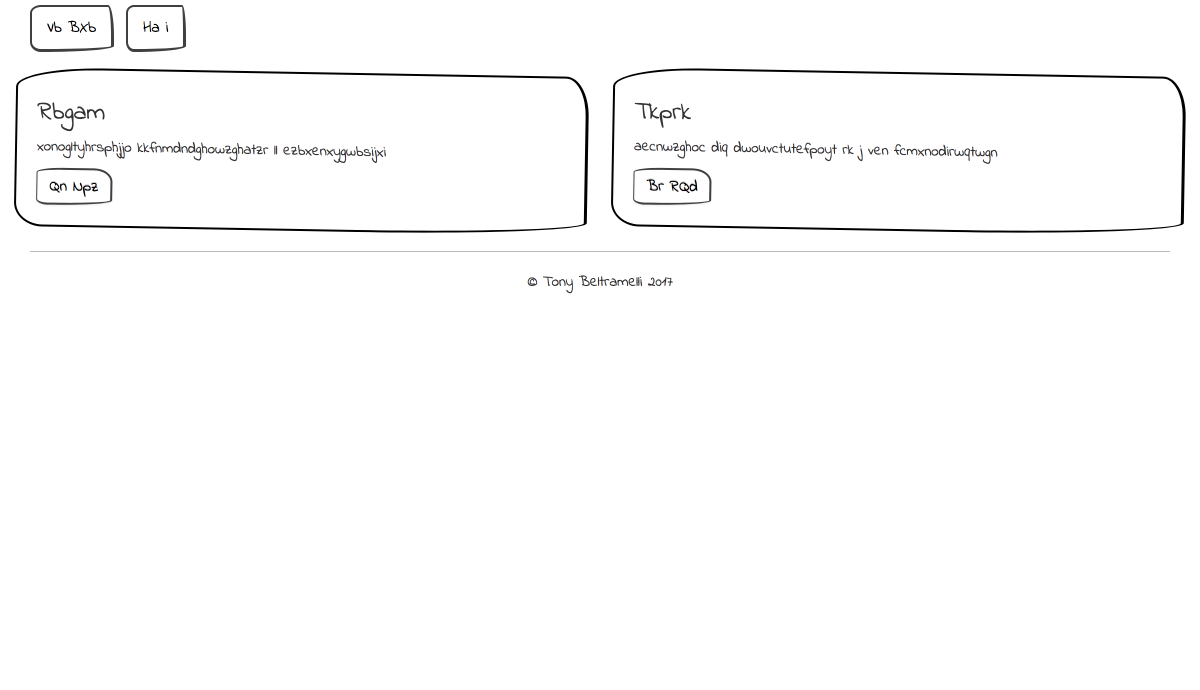
#> input picture media/01B6145F-B88B-4FF8-B7D7-BB8A321EDA85.png, 2400 x 1380 px (shown at 1/2 size)
$ python -i image_processing.py   (imports and definitions only)
#> lines starting #> are read from the running program, lines starting #| are printed output that depends on the picture; after the words box and inside, x2 and y2 are one past the last pixel; in counts of white or black regions, pixels touching at a corner belong together
import cv2
import pytesseract
import numpy as np

def process_image(image_path, canvas_width=1000, canvas_height=800):
#> called with canvas_width = 1000, canvas_height = 800
    img = cv2.imread(image_path)
#> img is the input picture: shape (1380, 2400, 3); mean B, G, R 251.8, 251.8, 251.8
    gray = cv2.cvtColor(img, cv2.COLOR_BGR2GRAY)
    blurred = cv2.GaussianBlur(gray, (5, 5), 0)
    edged = cv2.Canny(blurred, 50, 200)
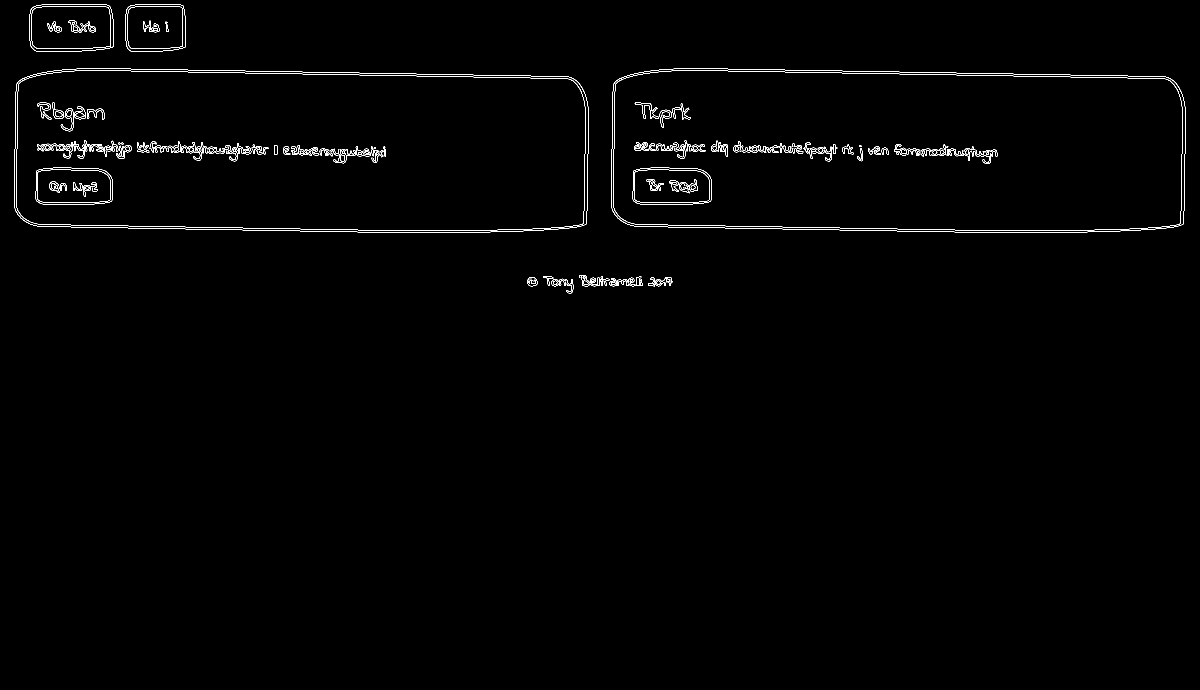
#> edged: shape (1380, 2400) (shown at 1/2 size); 0.83% white in thin lines or dots, all inside (x1, y1, x2, y2) = (28, 9, 2372, 587)

    _, thresh = cv2.threshold(gray, 0, 255, cv2.THRESH_BINARY_INV + cv2.THRESH_OTSU)
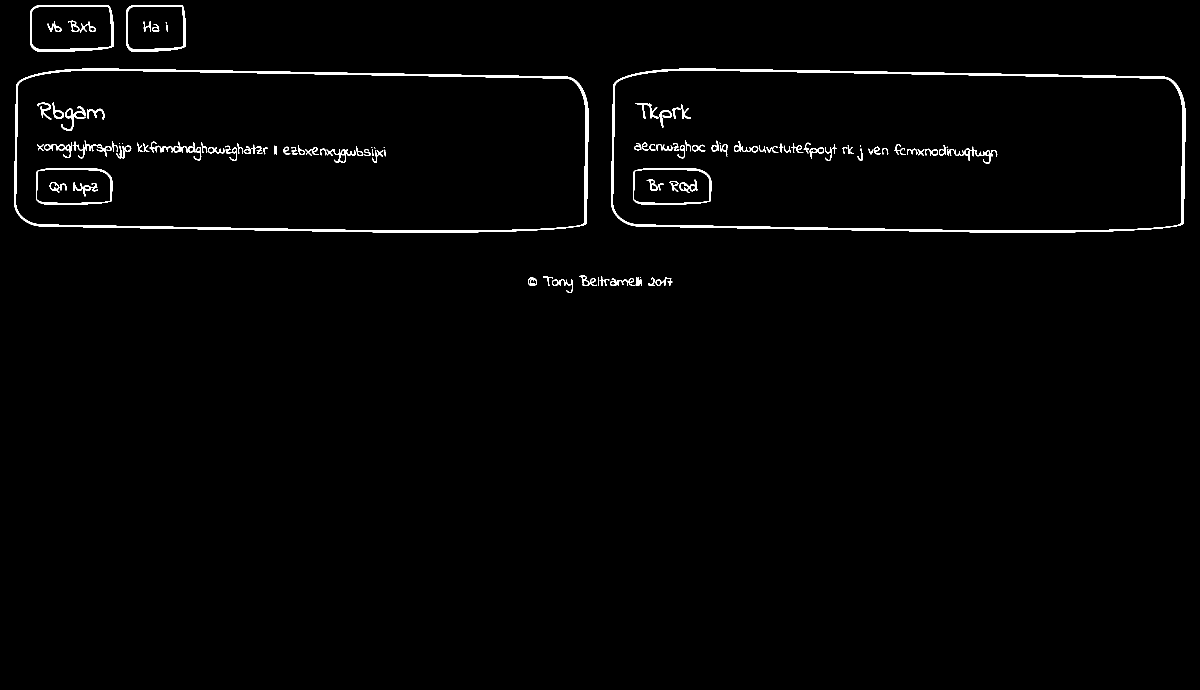
#> thresh: shape (1380, 2400) (shown at 1/2 size); 1.3% white; 157 white regions (10 under 20 px)
    contours, _ = cv2.findContours(thresh, cv2.RETR_EXTERNAL, cv2.CHAIN_APPROX_SIMPLE)
#> contours = 24 contours, 5 with area under 20; largest, box (x1, y1, x2, y2) and area: (1222, 137, 2371, 465) 357947, (28, 137, 1177, 465) 357947, (60, 10, 228, 104) 14836, (252, 10, 372, 104) 10588, (1056, 555, 1074, 572) 230

    elements = []

    img_h, img_w = img.shape[:2]  # Get original image dimensions
#> img_h = 1380; img_w = 2400

    # Detect the contours of the text box
    for cnt in contours:
        x, y, w, h = cv2.boundingRect(cnt)

        # Check if the contour is a text box
        if h > 50 and w > 200:  # adjust these values to match your text box size
            # Crop the image to get the text box region
            text_box_region = gray[y:y+h, x:x+w]

            # Apply the button detection algorithm to this region
            buttons = []
            contours, _ = cv2.findContours(text_box_region, cv2.RETR_EXTERNAL, cv2.CHAIN_APPROX_SIMPLE)
            for cnt in contours:
                bx, by, bw, bh = cv2.boundingRect(cnt)

                # Check if the contour is a button
                if bh > 20 and bw > 50 and bh < 50 and bw < 150:  # adjust these values to match your button size
                    buttons.append((bx, by, bw, bh))

            # Add the buttons to the elements list
            for button in buttons:
                bx, by, bw, bh = button
                button_x = norm_x + int((bx / w) * norm_w)  # Normalize inside the textbox
                button_y = norm_y + int((by / h) * norm_h)
                button_w = int((bw / w) * norm_w)
                button_h = int((bh / h) * norm_h)

                elements.append({
                    "type": "button",
                    "x": button_x,
                    "y": button_y,
                    "width": button_w,
                    "height": button_h,
                    "text": ""
                })

        # Detect UI elements
        if w < 10 or h < 20:
            continue

        # Normalize coordinates to fit HTML container
        norm_x = int((x / img_w) * canvas_width)
        norm_y = int((y / img_h) * canvas_height)
        norm_w = int((w / img_w) * canvas_width)
        norm_h = int((h / img_h) * canvas_height)

        # Extract text inside the detected region
        roi = gray[y:y+h, x:x+w]
        text = pytesseract.image_to_string(roi).strip()

        # Determine element type based on size & text
        aspect_ratio = w / float(h)

        if "click" in text.lower() or len(text) < 15:
            element_type = "button"
        elif aspect_ratio > 3:
            element_type = "input"
        elif len(text) > 20:
            element_type = "div"
        else:
            element_type = "div"

        elements.append({
            "type": element_type,
            "x": norm_x,
            "y": norm_y,
            "width": norm_w,
            "height": norm_h,
            "text": text
        })
#> this loop made 5 passes
#> (x, y, w, h) on passes 1 to 4: (1311, 559, 12, 13), (1235, 559, 21, 13), (1104, 559, 13, 13), (1281, 558, 3, 14)
#> (x, y, w, h, norm_x, norm_y, norm_w, norm_h) on pass 5: (1132, 558, 14, 28, 471, 323, 5, 16)
#> after the loop, elements = []

    return elements

#> (the run stopped early here; a loop or call above may not have finished)
